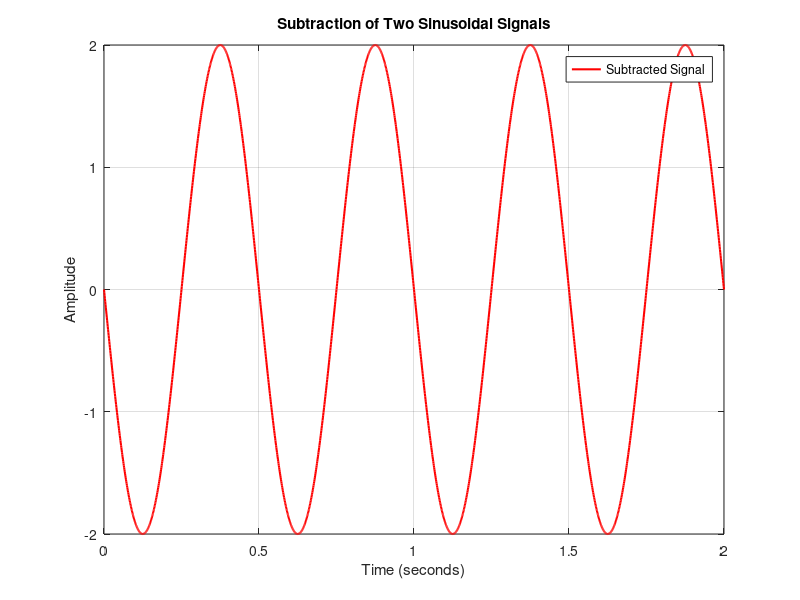

Here is the MATLAB script that generated this plot:

clc;
clear;
close all;

% SIGNAL SUBTRACTION

% 1. Define signal parameters
A1 = 3;
A2 = 5;

f1 = 2;
f2 = 2;

Fs = 1000;
T = 1/Fs;

t = 0:T:2;

% 2. Generate two sinusoidal signals
x1 = A1*sin(2*pi*f1*t);
x2 = A2*sin(2*pi*f2*t);

% 3. Subtract the two signals
y = x1 - x2;

% 4. Plot the resultant signal
figure;

plot(t, y, 'r', 'LineWidth', 1.5);

grid on;
xlabel('Time (seconds)');
ylabel('Amplitude');
title('Subtraction of Two Sinusoidal Signals');

legend('Subtracted Signal');
xlim([0 2]);

% 5. Save the result
exportgraphics(gcf, 'Results/signal_subtraction.png', ...
    'Resolution', 300);
